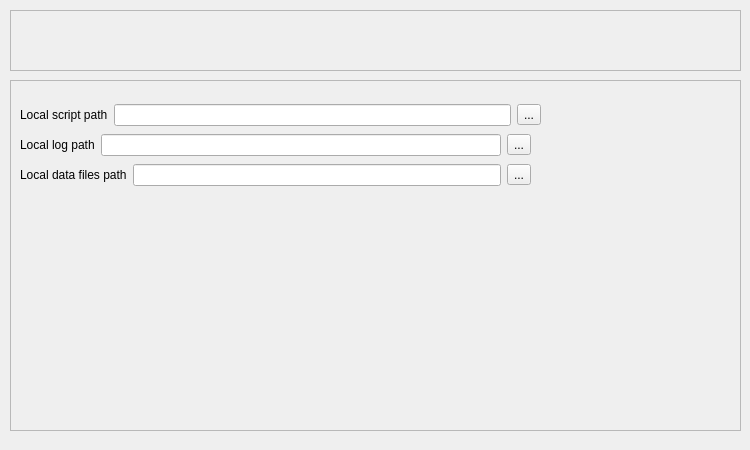
<?xml version="1.0" encoding="UTF-8"?>
<ui version="4.0">
 <class>DialogPreferences</class>
 <widget class="QDialog" name="DialogPreferences">
  <property name="windowModality">
   <enum>Qt::WindowModality::WindowModal</enum>
  </property>
  <property name="geometry">
   <rect>
    <x>0</x>
    <y>0</y>
    <width>750</width>
    <height>450</height>
   </rect>
  </property>
  <property name="sizePolicy">
   <sizepolicy hsizetype="Fixed" vsizetype="Fixed">
    <horstretch>0</horstretch>
    <verstretch>0</verstretch>
   </sizepolicy>
  </property>
  <property name="minimumSize">
   <size>
    <width>750</width>
    <height>450</height>
   </size>
  </property>
  <property name="maximumSize">
   <size>
    <width>750</width>
    <height>450</height>
   </size>
  </property>
  <property name="windowTitle">
   <string>Preferences</string>
  </property>
  <property name="windowIcon">
   <iconset resource="qBorgPilot.qrc">
    <normaloff>:/images/borgpilot_16x16.png</normaloff>:/images/borgpilot_16x16.png</iconset>
  </property>
  <widget class="QFrame" name="frame_ToolBar">
   <property name="geometry">
    <rect>
     <x>10</x>
     <y>10</y>
     <width>731</width>
     <height>61</height>
    </rect>
   </property>
   <property name="frameShape">
    <enum>QFrame::Shape::StyledPanel</enum>
   </property>
   <property name="frameShadow">
    <enum>QFrame::Shadow::Raised</enum>
   </property>
  </widget>
  <widget class="QFrame" name="frame">
   <property name="geometry">
    <rect>
     <x>10</x>
     <y>80</y>
     <width>731</width>
     <height>351</height>
    </rect>
   </property>
   <property name="frameShape">
    <enum>QFrame::Shape::StyledPanel</enum>
   </property>
   <property name="frameShadow">
    <enum>QFrame::Shadow::Raised</enum>
   </property>
   <widget class="QWidget" name="layoutWidget">
    <property name="geometry">
     <rect>
      <x>10</x>
      <y>20</y>
      <width>521</width>
      <height>30</height>
     </rect>
    </property>
    <layout class="QHBoxLayout" name="horizontalLayout_3">
     <item>
      <widget class="QLabel" name="label">
       <property name="text">
        <string>Local script path</string>
       </property>
      </widget>
     </item>
     <item>
      <layout class="QHBoxLayout" name="horizontalLayout">
       <item>
        <widget class="QLineEdit" name="lineEdit_LocalScriptPath">
         <property name="maxLength">
          <number>1024</number>
         </property>
         <property name="clearButtonEnabled">
          <bool>true</bool>
         </property>
        </widget>
       </item>
       <item>
        <widget class="QToolButton" name="toolButton_LocalScriptPath">
         <property name="text">
          <string>...</string>
         </property>
        </widget>
       </item>
      </layout>
     </item>
    </layout>
   </widget>
   <widget class="QWidget" name="layoutWidget">
    <property name="geometry">
     <rect>
      <x>10</x>
      <y>50</y>
      <width>511</width>
      <height>30</height>
     </rect>
    </property>
    <layout class="QHBoxLayout" name="horizontalLayout_4">
     <item>
      <widget class="QLabel" name="label_2">
       <property name="text">
        <string>Local log path</string>
       </property>
      </widget>
     </item>
     <item>
      <layout class="QHBoxLayout" name="horizontalLayout_2">
       <item>
        <widget class="QLineEdit" name="lineEdit_LocalLogPath">
         <property name="maxLength">
          <number>1024</number>
         </property>
         <property name="clearButtonEnabled">
          <bool>true</bool>
         </property>
        </widget>
       </item>
       <item>
        <widget class="QToolButton" name="toolButton_LocalLogPath">
         <property name="text">
          <string>...</string>
         </property>
        </widget>
       </item>
      </layout>
     </item>
    </layout>
   </widget>
   <widget class="QWidget" name="layoutWidget_2">
    <property name="geometry">
     <rect>
      <x>10</x>
      <y>80</y>
      <width>511</width>
      <height>30</height>
     </rect>
    </property>
    <layout class="QHBoxLayout" name="horizontalLayout_5">
     <item>
      <widget class="QLabel" name="label_3">
       <property name="text">
        <string>Local data files path</string>
       </property>
      </widget>
     </item>
     <item>
      <layout class="QHBoxLayout" name="horizontalLayout_6">
       <item>
        <widget class="QLineEdit" name="lineEdit_LocalDataPath">
         <property name="maxLength">
          <number>1024</number>
         </property>
         <property name="clearButtonEnabled">
          <bool>true</bool>
         </property>
        </widget>
       </item>
       <item>
        <widget class="QToolButton" name="toolButton_LocalDataPath">
         <property name="text">
          <string>...</string>
         </property>
        </widget>
       </item>
      </layout>
     </item>
    </layout>
   </widget>
  </widget>
 </widget>
 <resources>
  <include location="qBorgPilot.qrc"/>
 </resources>
 <connections/>
</ui>
